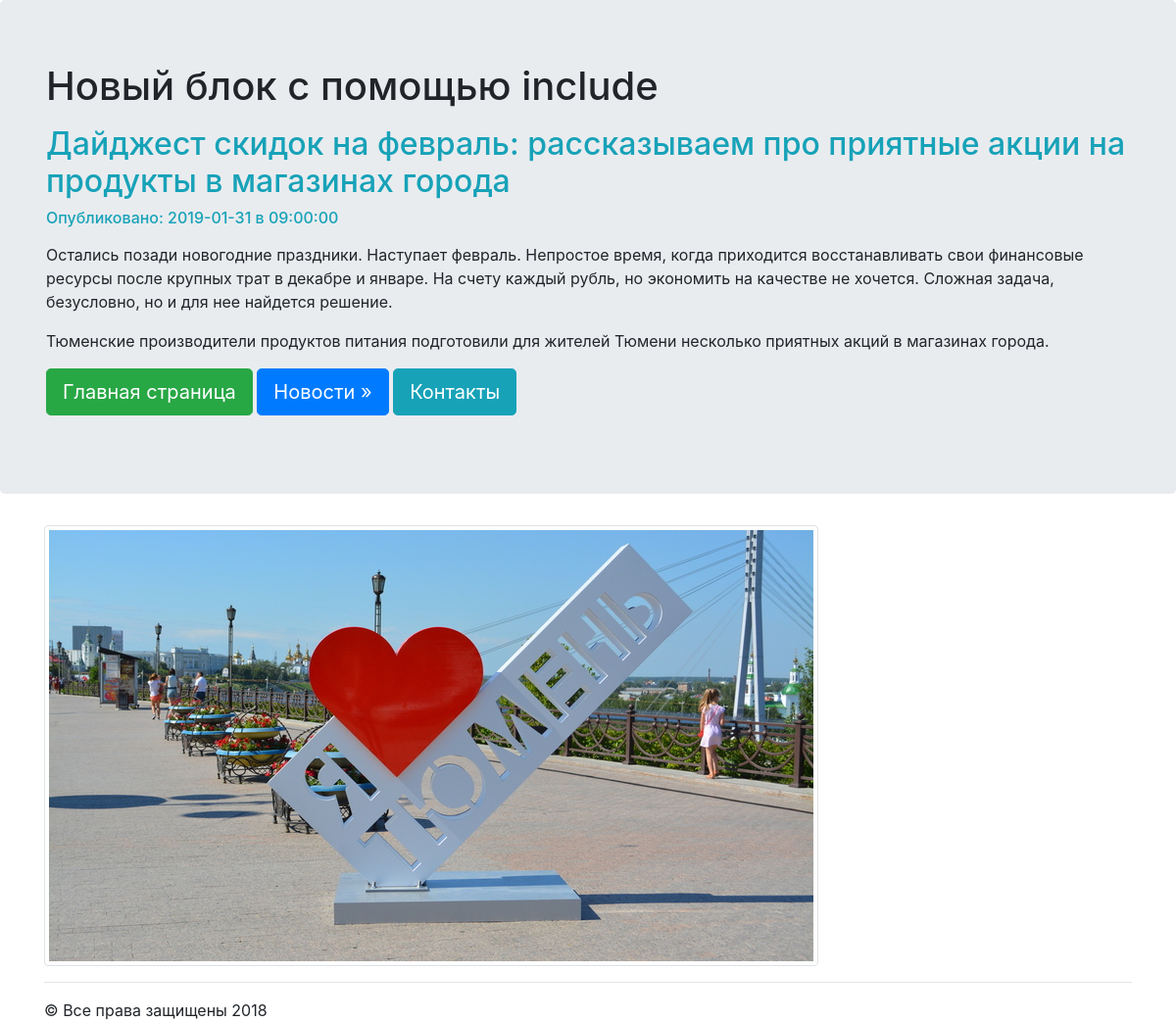
Screenshot of /news/3 with the database file from the repository.
### news/models.py (models this page shows, shortened)
class Articles(models.Model):
	title = models.CharField(max_length = 120)
	post = models.TextField()
	date = models.DateTimeField()

### news/templates/news/post.html
{% extends "mainApp/wrapper.html" %}
{% block content %}
	<h2 class="text-info">{{articles.title}}</h2>
	<h6 class="text-info">Опубликовано: {{articles.date|date:"Y-m-d в H:i:s"}}</h6>
	<p>{{articles.post|safe|linebreaks}}</p>
{% endblock %}

### rows the page displays
Articles: title "Дайджест скидок на февраль: рассказываем про приятные акции на продукты в магазинах города", date "2019-01-31 в 09:00:00", post "Остались позади новогодние праздники. Наступает февраль. Непростое время, когда приходится восстанавливать свои финансовые ресурсы после крупных трат в декабре и январе. На счету каждый рубль, но экономить на качестве не хочется. Сложная задача, безусловно, но и для нее найдется решение. Тюменские производители продуктов питания подготовили для жителей Тюмени несколько приятных акций в магазинах города."
